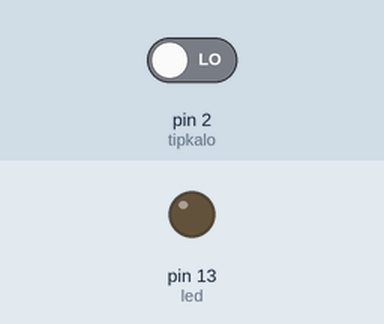
Recording of a sketch running on a simulated Arduino Uno, built with avr-gcc and run on an emulated ATmega328P. On the bench: output pins drawn as LEDs (lit = HIGH). The inputs (shaded band) are chosen by the test bench; at power-on: pin 2 (tipkalo) LOW. What the sketch prints to the serial monitor is not drawn.

Above: at 1.2 s.
1.3 s: pin 2 (tipkalo) driven HIGH
At 1.44 s:
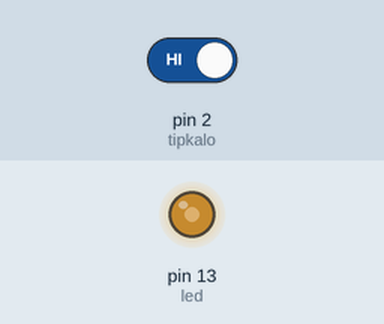
4.3 s: pin 2 (tipkalo) driven LOW
At 5.1 s:
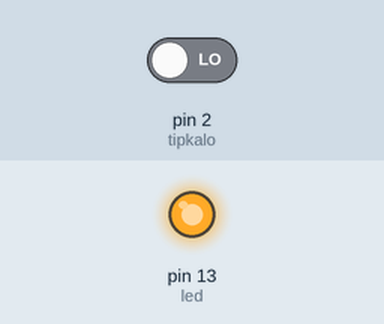
Timing chart, 0 to 7.3 s (numbered marks = the images above; inputs shaded):
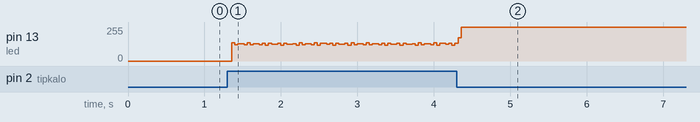

The sketch:

tipkalo.ino
```cpp
int tipkalo = 2;
int stanjeTipke;
int led = 13;
int prethodnoStanje = 0;

void setup() {
  // put your setup code here, to run once:

Serial.begin (9600);
pinMode (tipkalo, INPUT);
pinMode (led, OUTPUT);
}

void loop() {
  // put your main code here, to run repeatedly:

stanjeTipke = digitalRead (tipkalo);
Serial.println (stanjeTipke);
if (stanjeTipke == HIGH && prethodnoStanje == 0) {
  digitalWrite (led, HIGH);
  prethodnoStanje =1;
}
else
if (stanjeTipke == HIGH && prethodnoStanje == 1) {
  digitalWrite (led, LOW);
  prethodnoStanje = 0;

}
}
```
